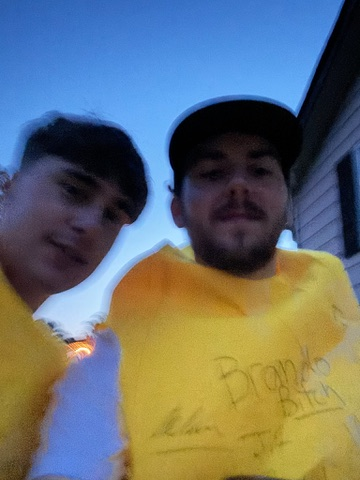
#> input picture test_dataset/challenging_conditions/08572BC7-9F3A-42FE-9AC1-9F99DA95980A_4_5005_c.jpeg, 360 x 480 px
$ python -i face_detection_processor.py   (imports and definitions only)   (older library calls are emulated)
#> lines starting #> are read from the running program, lines starting #| are printed output that depends on the picture
import cv2
import numpy as np
from typing import List, Tuple, Dict, Any
import logging
from deepface import DeepFace
from deepface.commons import functions

class FaceDetectionProcessor:
    def __init__(self, detection_backend: str = "opencv"):
#> in process_image, image is the input picture: shape (480, 360, 3); mean B, G, R 110.1, 110.5, 103.5
        self.detection_backend = detection_backend
        self.logger = self._setup_logger()
        self.face_cascade = cv2.CascadeClassifier(cv2.data.haarcascades + 'haarcascade_frontalface_default.xml')

    def _setup_logger(self):
        logger = logging.getLogger('FaceDetection')
        logger.setLevel(logging.INFO)
        handler = logging.StreamHandler()
        formatter = logging.Formatter('%(asctime)s - %(name)s - %(levelname)s - %(message)s')
        handler.setFormatter(formatter)
        logger.addHandler(handler)
        return logger

    def preprocess_image(self, image: np.ndarray) -> np.ndarray:
        """Preprocess image for better face detection"""
        # Convert to grayscale
        gray = cv2.cvtColor(image, cv2.COLOR_RGB2GRAY)
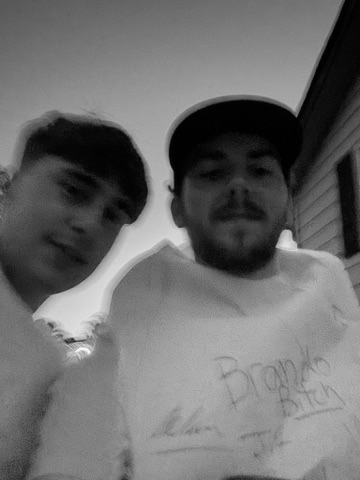
#> gray: shape (480, 360); min 0, max 250, mean 108.3

        # Apply histogram equalization
        gray = cv2.equalizeHist(gray)
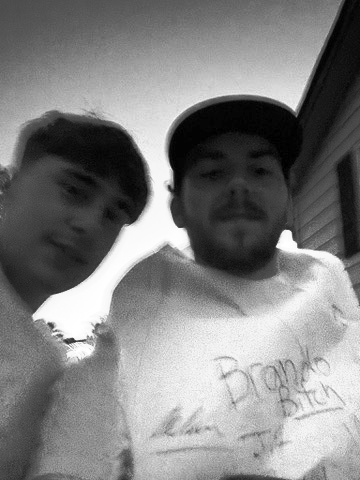
#> gray: shape (480, 360); min 0, max 255, mean 128.1

        # Apply adaptive thresholding
        gray = cv2.adaptiveThreshold(gray, 255, cv2.ADAPTIVE_THRESH_GAUSSIAN_C,
                                   cv2.THRESH_BINARY, 11, 2)
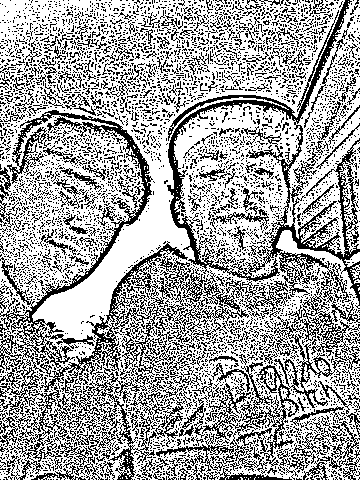
#> gray: shape (480, 360); 64.9% white; black in thin lines or dots

        # Apply bilateral filter for noise reduction while preserving edges
        gray = cv2.bilateralFilter(gray, 9, 75, 75)

        # Convert back to RGB
        return cv2.cvtColor(gray, cv2.COLOR_GRAY2RGB)

    def detect_faces(self, image: np.ndarray) -> List[Dict[str, Any]]:
        """Detect faces using multiple methods and combine results"""
        processed_image = self.preprocess_image(image)

        # Initialize results
        all_faces = []

        # Method 1: Haar Cascade
        try:
            faces_haar = self.face_cascade.detectMultiScale(
                processed_image,
                scaleFactor=1.1,
                minNeighbors=5,
                minSize=(30, 30)
            )
#> faces_haar = ()
            for (x, y, w, h) in faces_haar:
                all_faces.append({
                    'x': x,
                    'y': y,
                    'w': w,
                    'h': h,
                    'confidence': 1.0,
                    'method': 'haar'
                })
#> this loop made 0 passes
#> after the loop, all_faces = []
        except Exception as e:
            self.logger.warning(f"Error in Haar cascade detection: {str(e)}")

        # Method 2: DeepFace
        try:
#> (the run stopped early here; a loop or call above may not have finished)

$ run again, on test_dataset/challenging_conditions/20250330_024358_4C378A.JPEG
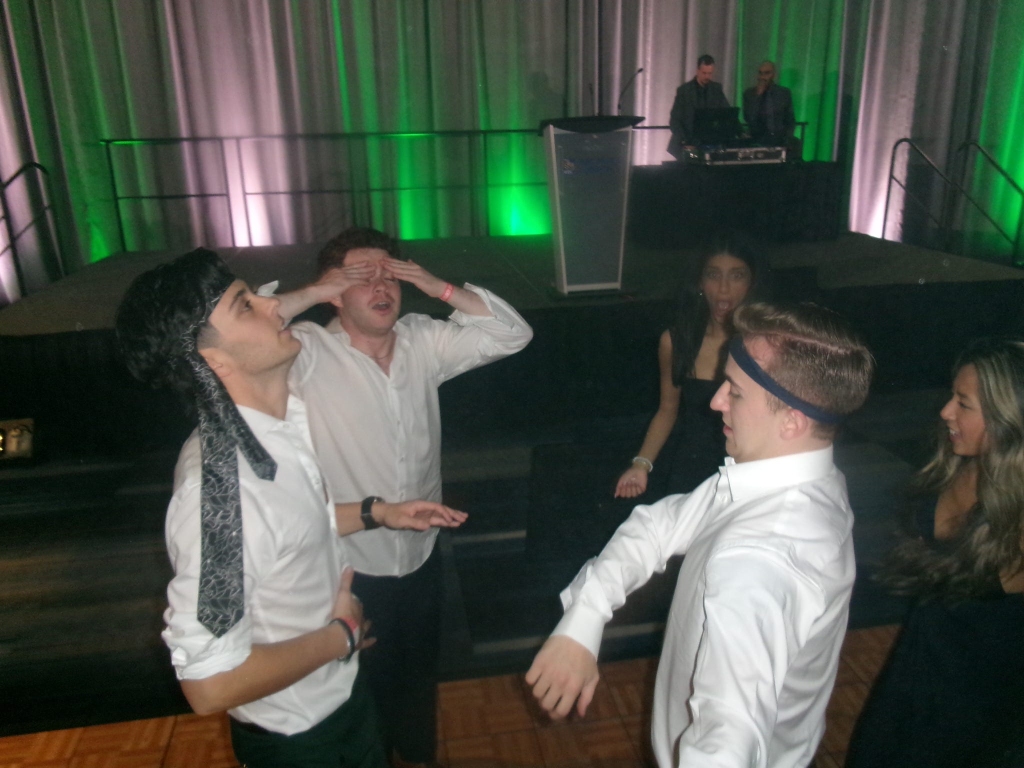
#> input picture test_dataset/challenging_conditions/20250330_024358_4C378A.JPEG, 2048 x 1536 px (shown at 1/2 size)
#> in process_image, image is the input picture: shape (1536, 2048, 3); mean B, G, R 71.6, 81.3, 74.5
#> in preprocess_image, `gray = cv2.equalizeHist(gray)`:
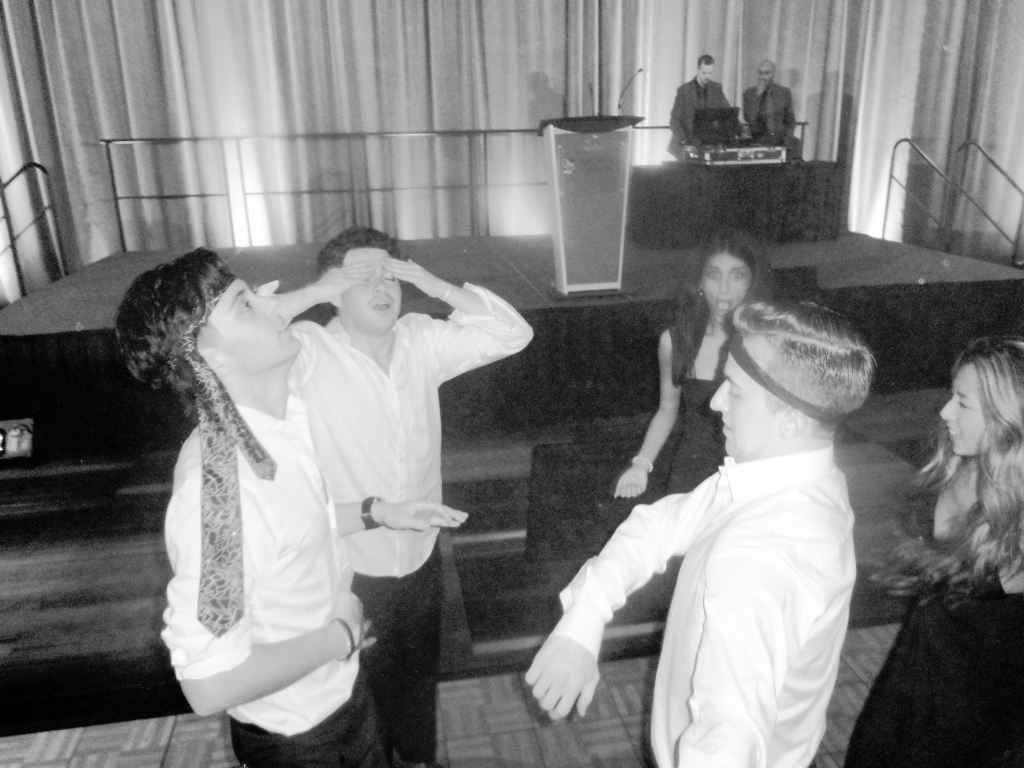
#> gray: shape (1536, 2048) (shown at 1/2 size); min 0, max 255, mean 128.4
#> in preprocess_image, `gray = cv2.adaptiveThreshold(gray, 255, cv2.ADAPTIVE_THRESH_GAUSSIAN_C..`:
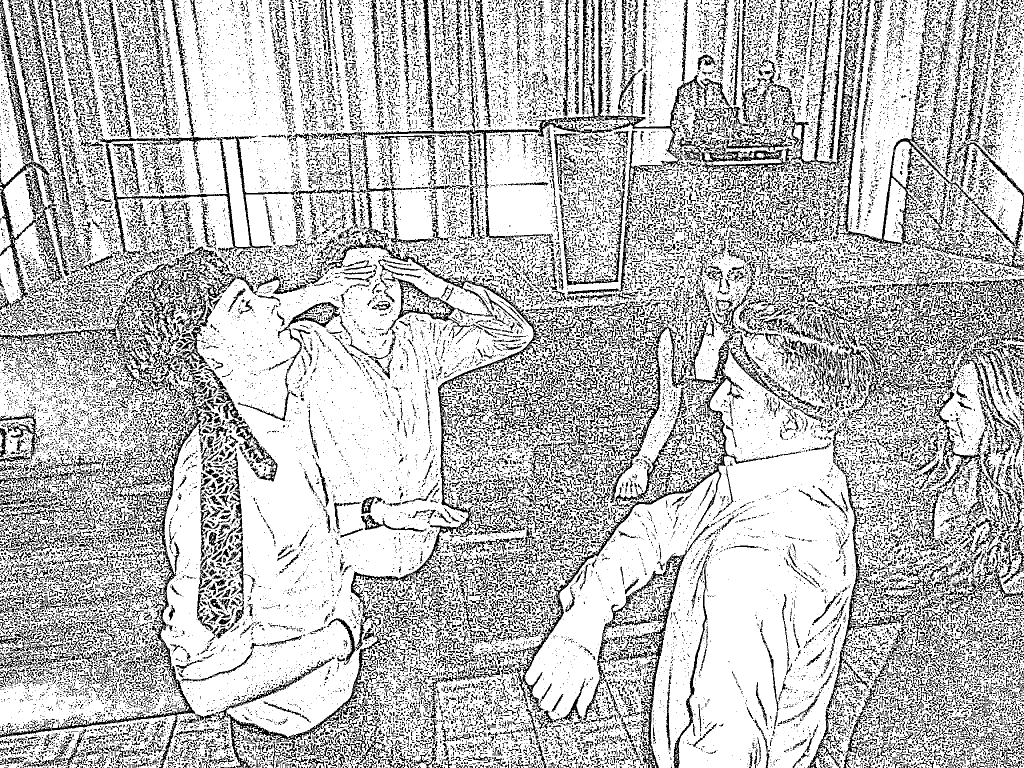
#> gray: shape (1536, 2048) (shown at 1/2 size); 74.4% white; black in thin lines or dots
#> faces_haar = [[1051, 1375, 57, 57]]
#> the loop in detect_faces, `for (x, y, w, h) in faces_haar:` made 1 pass
#> after the loop in detect_faces, `for (x, y, w, h) in faces_haar:`: all_faces = 1 item

$ run again, on test_dataset/challenging_conditions/D13B039F-AE60-4163-8868-F623294BC389_4_5005_c.jpeg
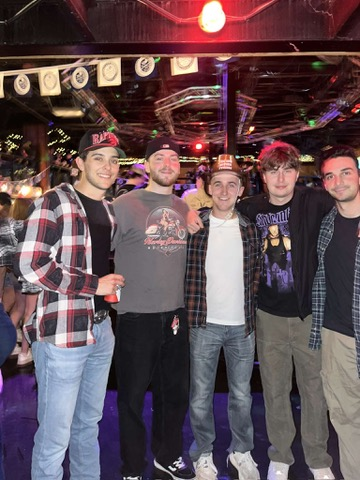
#> input picture test_dataset/challenging_conditions/D13B039F-AE60-4163-8868-F623294BC389_4_5005_c.jpeg, 360 x 480 px
#> in process_image, image is the input picture: shape (480, 360, 3); mean B, G, R 82.8, 77.8, 97.8
#> in preprocess_image, `gray = cv2.equalizeHist(gray)`:
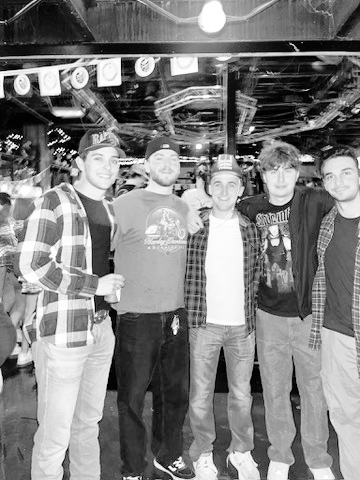
#> gray: shape (480, 360); min 0, max 255, mean 128.3
#> in preprocess_image, `gray = cv2.adaptiveThreshold(gray, 255, cv2.ADAPTIVE_THRESH_GAUSSIAN_C..`:
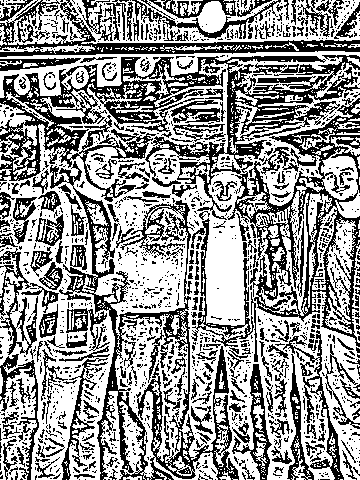
#> gray: shape (480, 360); 58.6% white; black in thin lines or dots
#> faces_haar = [[84, 142, 43, 43]]
#> the loop in detect_faces, `for (x, y, w, h) in faces_haar:` made 1 pass
#> after the loop in detect_faces, `for (x, y, w, h) in faces_haar:`: all_faces = 1 item

$ run again, on test_dataset/challenging_conditions/FD895FF0-428F-43DB-A588-72B7C7234956_4_5005_c.jpeg
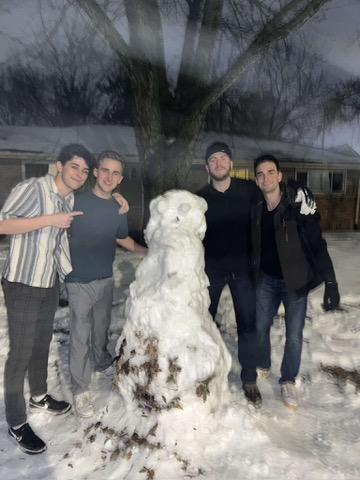
#> input picture test_dataset/challenging_conditions/FD895FF0-428F-43DB-A588-72B7C7234956_4_5005_c.jpeg, 360 x 480 px
#> in process_image, image is the input picture: shape (480, 360, 3); mean B, G, R 110.6, 110.4, 110.7
#> in preprocess_image, `gray = cv2.equalizeHist(gray)`:
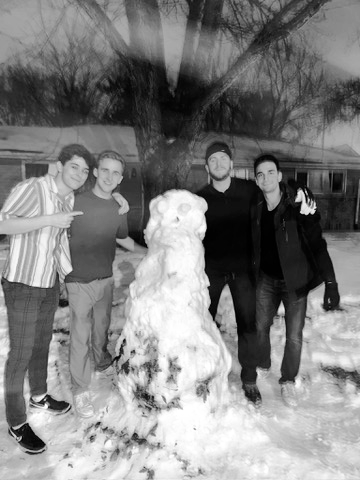
#> gray: shape (480, 360); min 0, max 255, mean 128.1
#> in preprocess_image, `gray = cv2.adaptiveThreshold(gray, 255, cv2.ADAPTIVE_THRESH_GAUSSIAN_C..`:
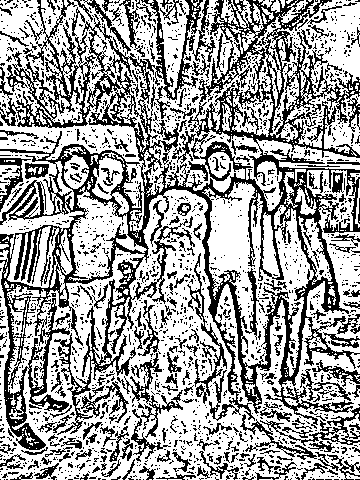
#> gray: shape (480, 360); 63% white; black in thin lines or dots
#> faces_haar = ()
#> after the loop in detect_faces, `for (x, y, w, h) in faces_haar:`: all_faces = []
